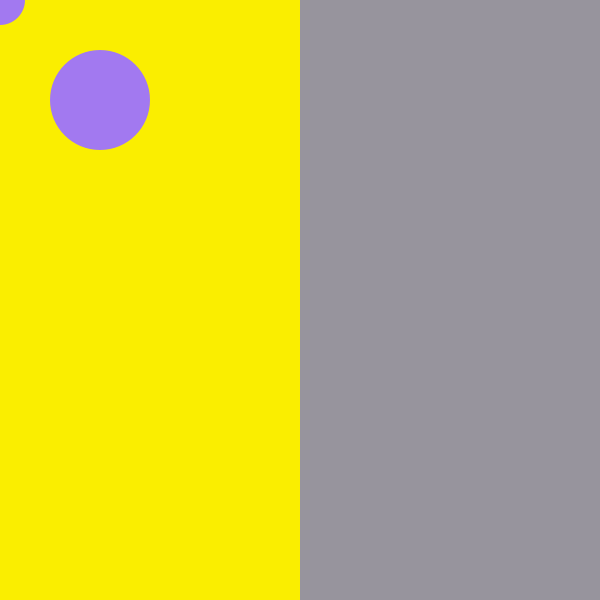
Frame 1 (no input)
Frame 60 (the mouse pressed at the canvas centre just before this capture): identical to frame 1, image omitted
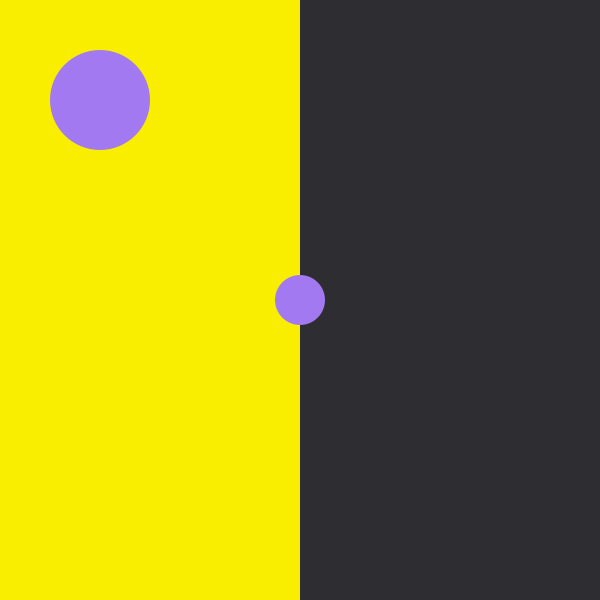
Frame 120 (the mouse held since frame 60 and released just before this capture)

The Processing sketch that drew these frames (run headless with seeded random() and noise(); from frame 60 on, the mouse is pressed at the canvas centre):

// Processing sketch: mouseBall
// ── mouseBall.pde
color violet = #5600FA;
color lightViolet = #A279F0;
color ballColor = violet;

color grey = #97949D;
color darkGrey = #2E2D31;
color rectColor = grey;

void setup() {
  size (600, 600);
  noStroke();
  noCursor();
  //rectMode(CORNER);
}

void draw() {
  background(#FAEE00);
  if ( mouseY < height/2) {
    rectColor = grey;
  } else {
    rectColor = darkGrey;
  }
  fill(rectColor);
  rect(width/2, 0, width/2, height);

  if (mouseX > width/2) {
    ballColor = violet;
  } else {
    ballColor = lightViolet;
  }

  fill(ballColor);
  ellipse(100, 100, 100, 100);
  ellipse(mouseX, mouseY, 50, 50);
}
